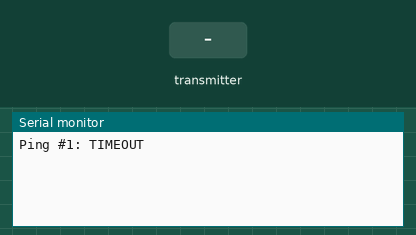
This sketch was run on a simulated ESP32. Parts: the last lines printed to the serial monitor. Inputs (shaded band) come from the test bench. Random numbers use the default seed unless the sketch sets one.

Above: at 1.2 s.
1.3 s: the transmitter starts sending values.0 = 0
At 1.61 s:
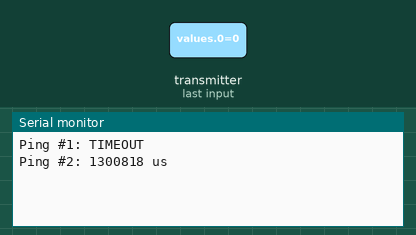
3.3 s: the transmitter starts sending timestamp = 1024
At 3.61 s:
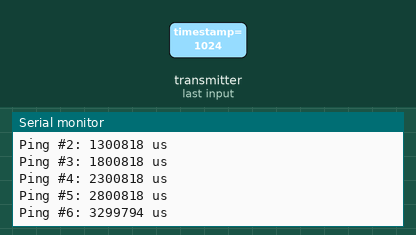
4.8 s: the transmitter starts sending timestamp = 0
At 5.11 s:
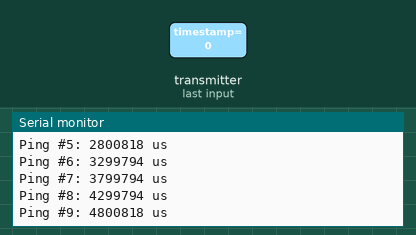

Measured:
- after the input at 1.3 s, the serial monitor: prints a new line at once (image 1)
- after the input at 3.3 s, the serial monitor: prints a new line at once (image 2)
- after the input at 4.8 s, the serial monitor: prints a new line at once (image 3)

The sketch:

Sender.ino
```cpp
#include <WiFi.h>
#include <esp_now.h>

uint8_t receiverMAC[] = {0x98, 0xA3, 0x16, 0x85, 0x08, 0x28}; // MAC Address of the other side

struct DataPack {
  int values[6];
  uint32_t timestamp; // us
};

volatile bool replyReceived = false;
uint32_t latency;
DataPack packet;

void OnDataRecv(const esp_now_recv_info_t *info, const uint8_t *incomingData, int len) {
  if (len == sizeof(DataPack)) {
    DataPack recv;
    memcpy(&recv, incomingData, sizeof(recv));
    latency = micros() - recv.timestamp;
    replyReceived = true;
  }
}

void setup() {
  Serial.begin(115200);
  WiFi.mode(WIFI_STA);

  if (esp_now_init() != ESP_OK) {
    Serial.println("Error initializing ESP-NOW");
    return;
  }

  // Add receiver as a peer
  esp_now_peer_info_t peerInfo{};
  memcpy(peerInfo.peer_addr, receiverMAC, 6);
  peerInfo.channel = 0;
  peerInfo.encrypt = false;
  if (esp_now_add_peer(&peerInfo) != ESP_OK) {
    Serial.println("Peer failed...");
    return;
  }

  esp_now_register_recv_cb(OnDataRecv);
  randomSeed(esp_random());
}

void loop() {
  const int numPings = 50;
  uint32_t totalLatency = 0;
  uint32_t minLatency = UINT32_MAX;
  uint32_t maxLatency = 0;
  uint16_t success = 0;

  for (int i = 0; i < numPings; i++) {
    for (int j = 0; j < 6; j++) packet.values[j] = random(-1000, 1000);
    packet.timestamp = micros();
    replyReceived = false;

    if (esp_now_send(receiverMAC, (uint8_t *)&packet, sizeof(packet)) != ESP_OK) {
      Serial.println("Send failed...");
      continue;
    }

    unsigned long start = millis();
    while (!replyReceived && millis() - start < 1000) {
      delay(1);
    }

    if (replyReceived) {
      totalLatency += latency;
      if (latency < minLatency) minLatency = latency;
      if (latency > maxLatency) maxLatency = latency;
      Serial.printf("Ping #%d: %lu us\n", i + 1, latency);
      success++;
    } else {
      Serial.printf("Ping #%d: TIMEOUT\n", i + 1);
    }
  }

  float avgLatency = totalLatency / (float)numPings;

  Serial.println("\n===== Latency Test Results =====");
  Serial.printf("Sent %d data packs with %d bytes\n", numPings, sizeof(packet));
  Serial.printf("Min latency: %lu us\n", minLatency);
  Serial.printf("Max latency: %lu us\n", maxLatency);
  Serial.printf("Avg latency: %.2f us\n", avgLatency);
  Serial.printf("Successfull: %lu / %d\n", success, numPings);

  delay(2000);
 }
```
